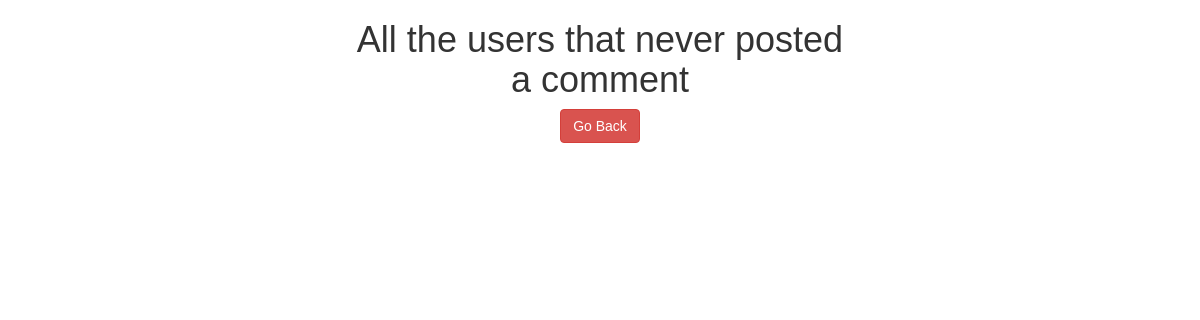
The page /part3_7.php (signed in) on the database as committed earlier.
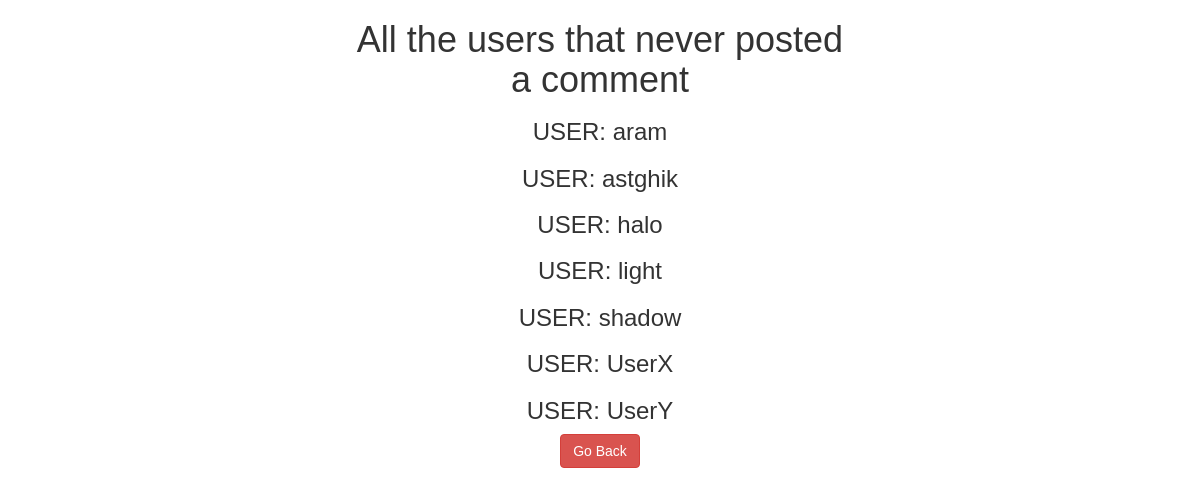
The same page on the database as committed later.
### tables this page shows
CREATE TABLE `users` (
  `username` varchar(20) NOT NULL,
  `password` varchar(20) NOT NULL,
  `firstname` varchar(30) NOT NULL,
  `lastname` varchar(30) NOT NULL,
  `email` varchar(30) NOT NULL
);

### part3_7.php (the view, shortened to what this page needs)
<?php
require_once "config.php";
?>
<!DOCTYPE html>
<html lang="en">
<head>
    <link rel="stylesheet" href="https://maxcdn.bootstrapcdn.com/bootstrap/3.3.7/css/bootstrap.css">
</head>
<body>
    <div class="wrapper">
        <h1>All the users that never posted a comment</h1>
		<div class="wrapper">
		<?php
		$sql ="SELECT username FROM users WHERE username NOT IN (SELECT author FROM comments)";
		if($stmt = $link -> prepare ($sql)){
			$stmt -> execute();
			$stmt -> bind_result($username);
			while($stmt -> fetch())
			{
				echo '<div class="wrapper">' ;
				echo "<h3>USER: $username</h3>";
				echo '</div>';
			}
		}
		?>
        <form action="<?php echo htmlspecialchars($_SERVER["PHP_SELF"]); ?>" method="post">
			<a href="welcome.php" class="btn btn-danger">Go Back</a>
			</div>
</div>

### part3_7.php (style rules this page uses)
body { font: 15px sans-serif; text-align: center; }
.wrapper { width: 500px; margin: auto; }

Rows that differ between the two databases and show on the page:
added users: username "aram"
added users: username "astghik"
added users: username "halo"
added users: username "light"
added users: username "shadow"
added users: username "UserX"
added users: username "UserY"
